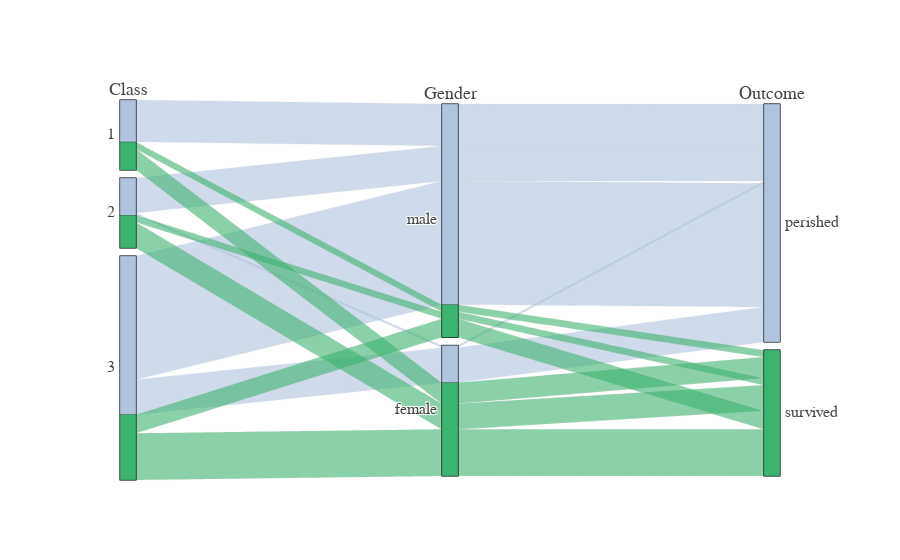

Notebook code cell kept with this figure:
### Markdown cell above
#### Mutli-Color Parallel Categories Diagram
The color of the ribbons can be specified with the `line.color` property.  Similar to other trace types, this property may be set to an array of numbers, which are then mapped to colors according to the the colorscale specified in the `line.colorscale` property.

Here is an example of visualizing the survival rate of passengers in the titanic dataset, where the ribbons are colored based on survival outcome.

By setting the `hoveron` property to `'color'` and the `hoverinfo` property to `'count+probability'` the tooltips now display count and probability information for each color (survival outcome) per category.

By setting the `arrangement` property to `'freeform'` it is now possible to drag categories horizontally to reorder dimensions as well as vertically to reorder categories within the dimension.

### Code cell
titanic_df = pd.read_csv(
    "https://raw.githubusercontent.com/plotly/datasets/master/titanic.csv")

# Create dimensions
class_dim = go.parcats.Dimension(
    values=titanic_df.Pclass,
    categoryorder='category ascending',
    label="Class"
)

gender_dim = go.parcats.Dimension(
    values=titanic_df.Sex,
    label="Gender"
)

survival_dim = go.parcats.Dimension(
  values=titanic_df.Survived,
  label="Outcome",
  categoryarray=[0, 1],
  ticktext=['perished', 'survived'],
)

# Create parcats trace
color = titanic_df.Survived;
colorscale = [[0, 'lightsteelblue'], [1, 'mediumseagreen']];

data = [
    go.Parcats(
        dimensions=[class_dim, gender_dim, survival_dim],
        line={'color': color,
              'colorscale': colorscale},
        hoveron='color',
        hoverinfo='count+probability',
        labelfont={'size': 18, 'family': 'Times'},
        tickfont={'size': 16, 'family': 'Times'},
        arrangement='freeform'
    )
]

# Display figure
iplot(data)

### Figure 1 — Plotly figure (JSON) as saved in the notebook; plotly's stock layout.template omitted (floating-point values rounded to 4 significant figures; data arrays with more than 128 entries replaced by an {"elided": "..."} marker saying what was removed)
{"data": [{"arrangement": "freeform", "dimensions": [{"categoryorder": "category ascending", "label": "Class", "values": {"elided": "156 int values"}}, {"label": "Gender", "values": {"elided": "156 str values"}}, {"categoryarray": [0, 1], "label": "Outcome", "ticktext": ["perished", "survived"], "values": {"elided": "156 int values"}}], "hoverinfo": "count+probability", "hoveron": "color", "labelfont": {"family": "Times", "size": 18}, "line": {"color": {"elided": "156 int values"}, "colorscale": [[0, "lightsteelblue"], [1, "mediumseagreen"]]}, "tickfont": {"family": "Times", "size": 16}, "type": "parcats", "uid": "927b20b9-f28f-4593-a379-27dcb8abd67f"}], "layout": {}}
